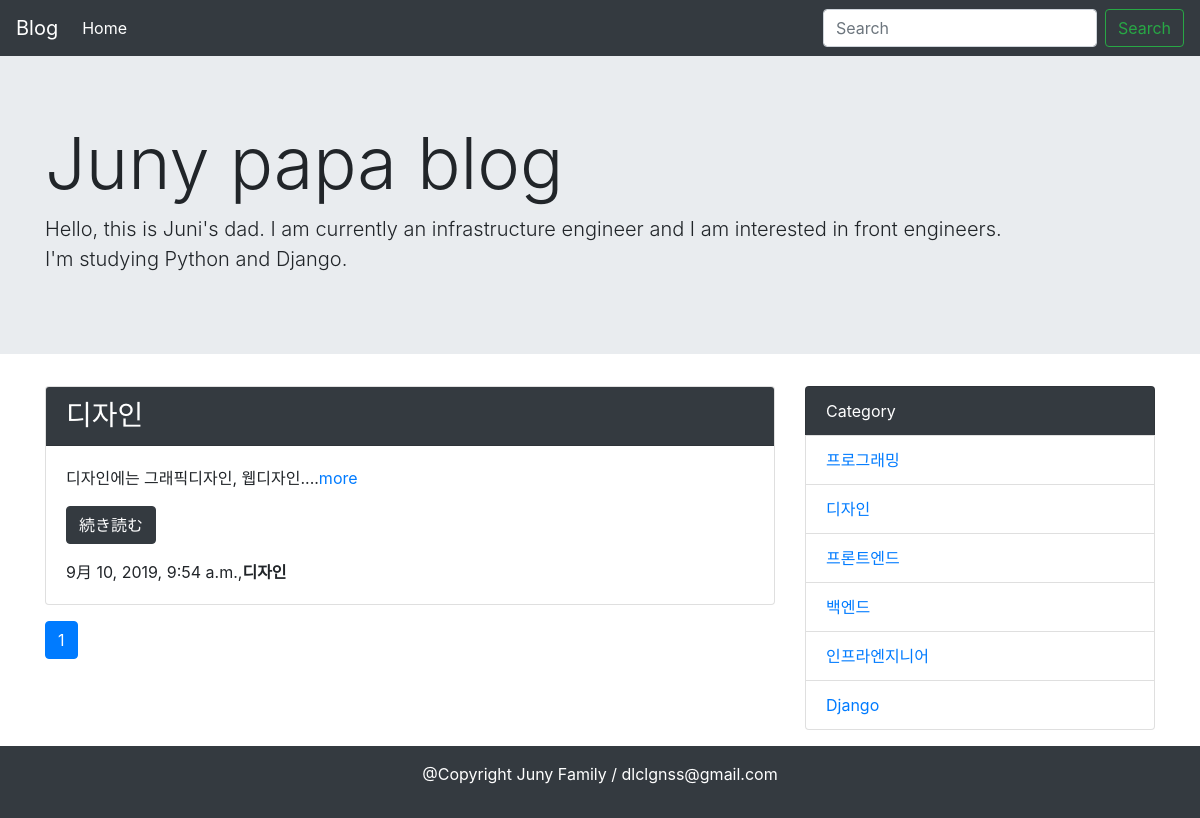
The app's page /category/2/ with its own data.
### blog/models.py (models this page shows, shortened)
class Post(models.Model):
    title = models.CharField('タイトル', max_length = 250)
    text = models.TextField('本文')
    created_at = models.DateTimeField('作成日', default = timezone.now)
    category = models.ForeignKey(
        Category, verbose_name = 'カテゴリ', on_delete = models.PROTECT
    )
    def summary(self):
        return self.text[:20]

class Category(models.Model):
    name = models.CharField('カテゴリ', max_length = 100)
    created_at = models.DateTimeField('作成日', default=timezone.now )
    def __str__(self):
        return self.name

### blog/views.py (the view)
# urls.py: path('category/<int:pk>/',views.CategoryView.as_view(), name='category'),
class CategoryView(generic.ListView):
    model = Post
    paginate_by = 10
    def get_queryset(self):
        category_pk = self.kwargs['pk']
        queryset = Post.objects.order_by('-created_at').filter(category__pk = category_pk)
        return queryset

### blog/category_common.py (called while the page is built)
def common(request):
    context = {
        'category_list' : Category.objects.all(),
    }
    return context

### blog/templatetags/mytag.py (called while the page is built)
@register.simple_tag
def url_replace(request, field, value):
    url_dict = request.GET.copy()
    url_dict[field] = value
    return url_dict.urlencode()

### blog/templates/blog/post_list.html
{% extends 'blog/base.html' %}
{% block content %}
{% for post in post_list %}
  <div class="card mb-3">
  <h3 class="card-header bg-dark text-white"> {{post.title}} </h3>
    <div class="card-body">
    <p>{{post.summary}}....<a href="{% url 'blog:detail' post.pk %}">more</a></p>
    <a href="{% url 'blog:detail' post.pk %}" class="btn btn-dark mb-3">続き読む</a>
    <p class="card-text">
      {{ post.created_at}},<b>{{post.category}}</b>
    </p>
  </div>
</div>
{% endfor %}
{% include 'blog/page.html' %}
{% endblock %}

### blog/templates/blog/base.html (shortened to what this page needs)
<!doctype html>
<html lang="ja">
  <head>
    <link rel="stylesheet" href="https://maxcdn.bootstrapcdn.com/bootstrap/4.0.0-beta.2/css/bootstrap.min.css">
  </head>
  <body>
    <nav class="navbar navbar-expand-lg navbar-dark bg-dark">
  <a class="navbar-brand" href="#">Blog</a>
  <div class="collapse navbar-collapse" id="navbarSupportedContent">
    <ul class="navbar-nav mr-auto">
      <li class="nav-item active">
        <a class="nav-link" href=" {% url 'blog:index' %}">Home</a>
      </li>
    </ul>
    <form class="form-inline my-2 my-lg-0" method="GET" action=" {% url 'blog:index' %} ">
      <input class="form-control mr-sm-2" type="text" placeholder="Search" aria-label="Search" name="keyword">
      <button class="btn btn-outline-success my-2 my-sm-0" type="submit">Search</button>
    </form>
  </div>
</nav>
  <div class="jumbotron jumbotron-fluid">
  <div class="container">
    <h1 class="display-3">Juny papa blog</h1>
    <p class="lead">Hello, this is Juni's dad.
      I am currently an infrastructure engineer and I am interested in front engineers.<br>
      I'm studying Python and Django.</p>
  </div>
</div>
    <div class="container">
      <div class="row">
        <div class="col-md-8">
          {% block content %}{% endblock content %}
        </div>
        <div class="col-md-4 mb-3">
          <ul class="list-group">
            <li class="list-group-item bg-dark text-white ">Category</li>
            {% for category in category_list %}
            <li class="list-group-item"> <a href=" {% url 'blog:category' category.pk %} "> {{category}} </a></li>
            {% endfor %}
          </ul>
        </div>
      </div>
    </div>
    <footer class='bg-dark text-white text-center py-3'>
      <p>@Copyright Juny Family / dlclgnss@gmail.com </p>
    </footer>
  </body>
</html>

### records on screen
Post: title "디자인", summary "디자인에는 그래픽디자인, 웹디자인", created_at "9月 10, 2019, 9:54 a.m.", category "디자인"
Category: name "프로그래밍"
Category: name "디자인"
Category: name "프론트엔드"
Category: name "백엔드"
Category: name "인프라엔지니어"
Category: name "Django"

### other values on screen
{{ link_page }} "1"
